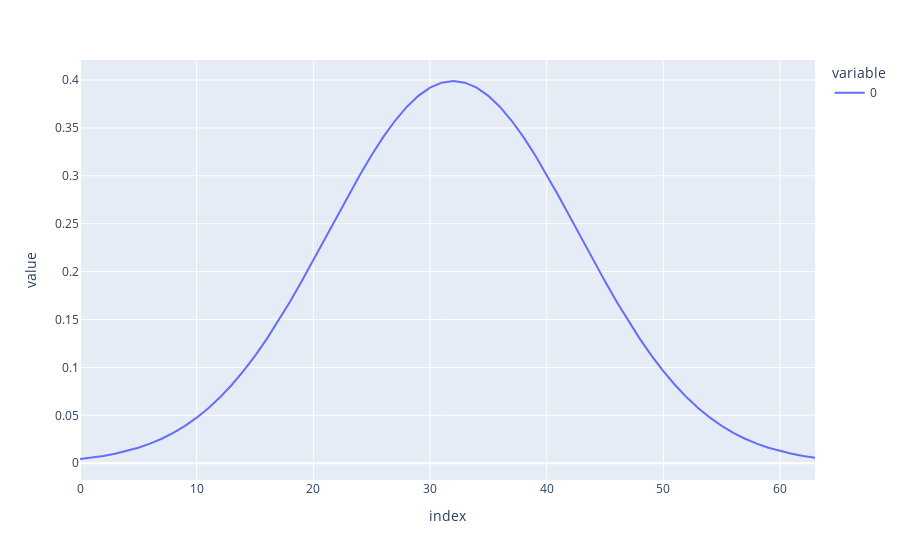

Source (notebook cell):
### Code cell
def circular_convolution(signal, kernel):
    len_kernel = len(kernel)
    half_kernel = len_kernel // 2
    
    # Étendre le signal aux deux extrémités pour gérer le cas circulaire
    extended_signal = np.concatenate([signal[-half_kernel:], signal, signal[:half_kernel]])
    
    # Appliquer la convolution standard
    result = np.convolve(extended_signal, kernel, mode='valid')
    
    return result

N = 32
filter = [scipy.stats.norm.pdf(3*x/N, 0, 1) for x in range(-N, N)]
fig = px.line(filter)
fig.show()

### Figure 1 — Plotly figure (JSON) as saved in the notebook; plotly's stock layout.template omitted (floating-point values rounded to 4 significant figures)
{"data": [{"hovertemplate": "variable=0<br>index=%{x}<br>value=%{y}<extra></extra>", "legendgroup": "0", "line": {"color": "#636efa", "dash": "solid"}, "marker": {"symbol": "circle"}, "mode": "lines", "name": "0", "orientation": "v", "showlegend": true, "type": "scatter", "x": [0, 1, 2, 3, 4, 5, 6, 7, 8, 9, 10, 11, 12, 13, 14, 15, 16, 17, 18, 19, 20, 21, 22, 23, 24, 25, 26, 27, 28, 29, 30, 31, 32, 33, 34, 35, 36, 37, 38, 39, 40, 41, 42, 43, 44, 45, 46, 47, 48, 49, 50, 51, 52, 53, 54, 55, 56, 57, 58, 59, 60, 61, 62, 63], "xaxis": "x", "y": [0.004432, 0.005846, 0.007643, 0.009905, 0.01272, 0.0162, 0.02045, 0.02559, 0.03174, 0.03902, 0.04755, 0.05745, 0.06879, 0.08165, 0.09606, 0.112, 0.1295, 0.1484, 0.1686, 0.1898, 0.2119, 0.2344, 0.2571, 0.2795, 0.3011, 0.3217, 0.3406, 0.3574, 0.3719, 0.3835, 0.392, 0.3972, 0.3989, 0.3972, 0.392, 0.3835, 0.3719, 0.3574, 0.3406, 0.3217, 0.3011, 0.2795, 0.2571, 0.2344, 0.2119, 0.1898, 0.1686, 0.1484, 0.1295, 0.112, 0.09606, 0.08165, 0.06879, 0.05745, 0.04755, 0.03902, 0.03174, 0.02559, 0.02045, 0.0162, 0.01272, 0.009905, 0.007643, 0.005846], "yaxis": "y"}], "layout": {"legend": {"title": {"text": "variable"}, "tracegroupgap": 0}, "margin": {"t": 60}, "xaxis": {"anchor": "y", "domain": [0, 1], "title": {"text": "index"}}, "yaxis": {"anchor": "x", "domain": [0, 1], "title": {"text": "value"}}}}
